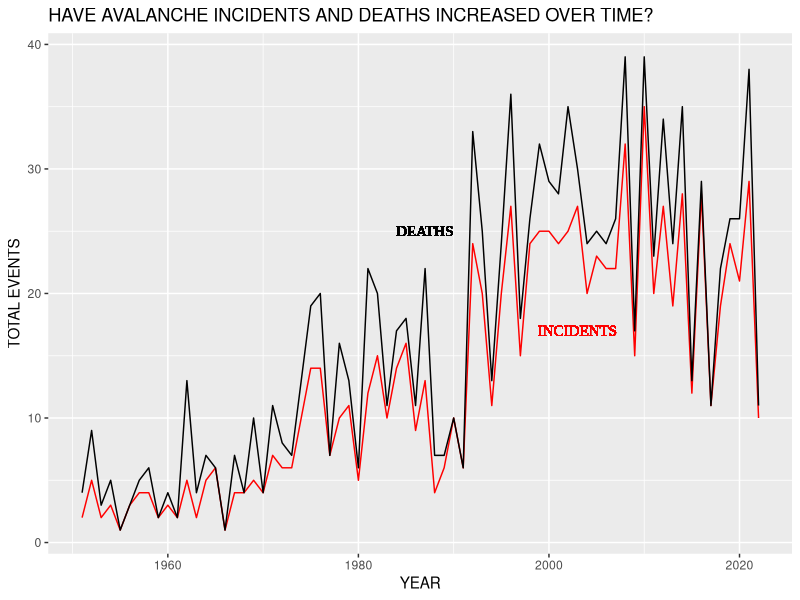
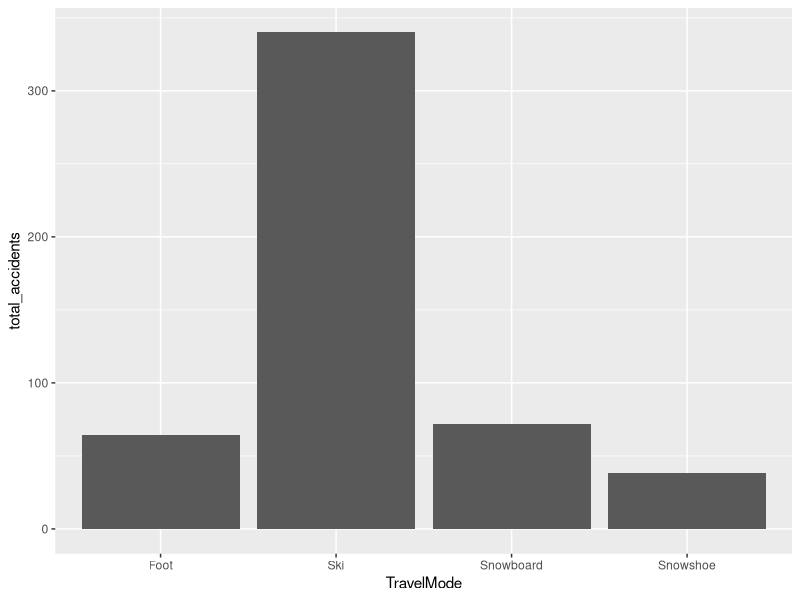
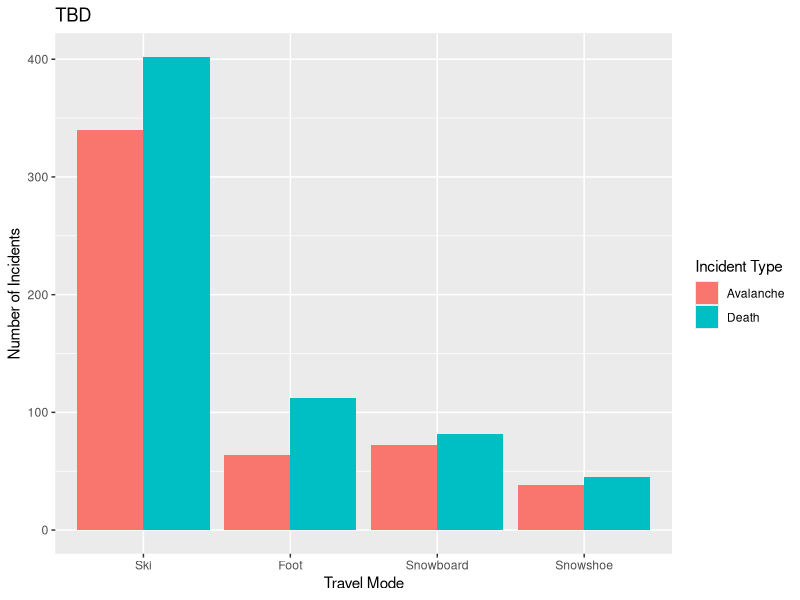
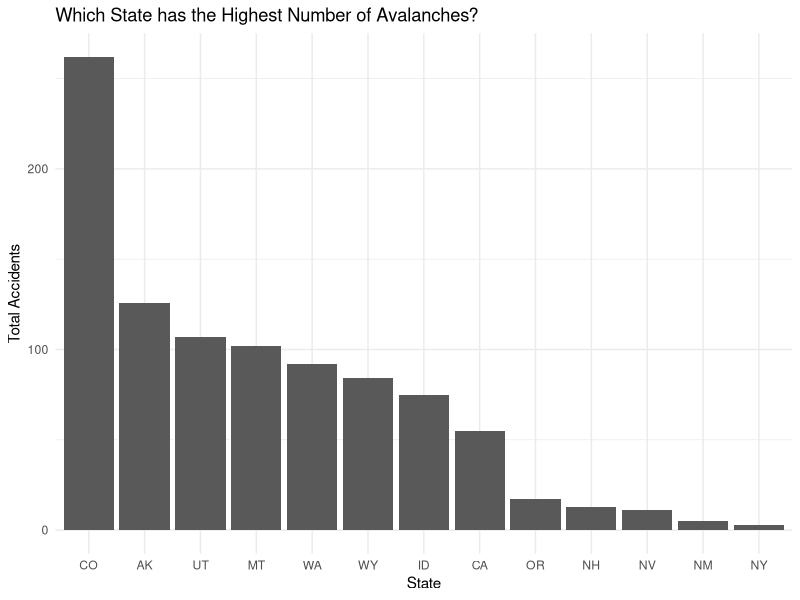
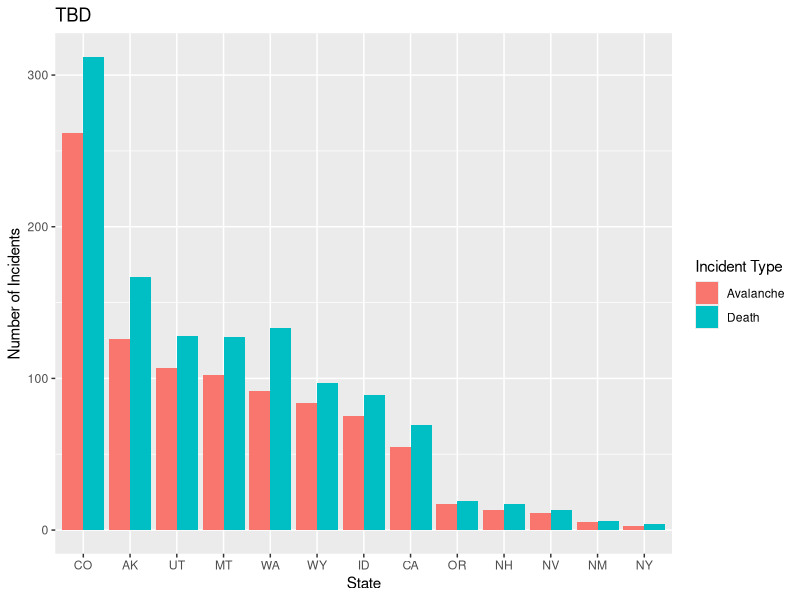

The R source for these figures, in order:
## ---- chunk 1
#| echo: false
#| include: false
#| message: false
#| warning: false
knitr::opts_chunk$set(echo = TRUE)
library(tidyverse)
library(gganimate)
accidents = read_csv("./data/Accidents_2022_PUBLIC (1).csv")
accidents = rename(accidents, dSize = `D Size`)
accidents = accidents %>%
  mutate(TravelMode = ifelse(TravelMode %in% c("SKi", "Ski"), "Ski", TravelMode))
## ---- chunk 2
#| code-fold: true
#| code-summary: "Show the code"
accidents %>%
  group_by(YYYY) %>%
  summarize(totalIncidents = n(), totalDeaths = sum(Killed)) %>%
  ggplot() + 
  geom_line(aes(x = YYYY, y = totalIncidents), color = "red") +
  geom_line(aes(x = YYYY, y = totalDeaths)) +
  geom_text(aes(x = 2003, y = 17, label = "INCIDENTS", family = "Times New Roman"), color = "red") +
  geom_text(aes(x = 1987, y = 25, label = "DEATHS", family = "Times New Roman")) +
  labs(title = "HAVE AVALANCHE INCIDENTS AND DEATHS INCREASED OVER TIME?", 
       x = "YEAR",
       y = "TOTAL EVENTS")
## ---- chunk 3
#| code-fold: true
#| code-summary: "Show the code"
accidents %>%
  filter(TravelMode %in% c("Foot", "Ski", "Snowboard", "Snowshoe")) %>%
  group_by(TravelMode) %>%
  summarize(total_accidents = n(), total_deaths = sum(Killed)) %>%
  ggplot(aes(x = TravelMode, y = total_accidents)) +
  geom_col()
## ---- chunk 4
#| code-fold: true
#| code-summary: "Show the code"
travel_type = accidents %>%
  filter(TravelMode %in% c("Foot", "Ski", "Snowboard", "Snowshoe")) %>%
  group_by(TravelMode) %>%
  summarize(total_accidents = n(), total_deaths = sum(Killed))

travel_type = gather(travel_type, "type", "count", -TravelMode)

## ---- chunk 5
#| code-fold: true
#| code-summary: "Show the code"
travel_type %>%
  ggplot() +
  geom_col(aes(x = fct_reorder(TravelMode, desc(count)), y = count, fill = type), position = "dodge") +
  labs(title = "TBD", 
       x = "Travel Mode", 
       y = "Number of Incidents") +
  scale_fill_discrete(name = "Incident Type", labels = c("Avalanche", "Death"))
## ---- chunk 6
#| code-fold: true
#| code-summary: "Show the code"
accidents %>%
  group_by(State) %>%
  summarize(total_accidents = n()) %>%
  filter(total_accidents > 1) %>%
  ggplot() +
  geom_col(aes(y = total_accidents, x = fct_reorder(State, desc(total_accidents)))) +
  labs(title = "Which State has the Highest Number of Avalanches?",
       x = "State",
       y = "Total Accidents") +
  theme_minimal()

## ---- chunk 7
#| code-fold: true
#| code-summary: "Show the code"
accidents_state = accidents %>%
  group_by(State) %>%
  summarize(total_accidents = n(), total_deaths = sum(Killed)) %>%
  filter(total_accidents > 1) 

accidents_state = gather(accidents_state, "type", "count", -State)

## ---- chunk 8
#| code-fold: true
#| code-summary: "Show the code"
accidents_state %>%
  ggplot() +
  geom_col(aes(x = fct_reorder(State, desc(count)), y = count, fill = type), position = "dodge") +
  labs(title = "TBD", 
       x = "State", 
       y = "Number of Incidents") +
  scale_fill_discrete(name = "Incident Type", labels = c("Avalanche", "Death"))
